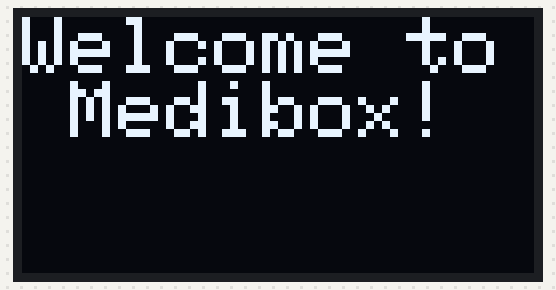
A program run on a simulated ESP32. Parts: 128×64 one-colour display. The display library's start-up logo is not drawn.

Above: at 2.1 s.

The program:

main.cpp
```cpp
#include <Wire.h>
#include <Adafruit_GFX.h>
#include <Adafruit_SSD1306.h>

//Define OLED parameters
#define SCREEN_WIDTH 128
#define SCREEN_HEIGHT 64
#define OLED_RESET -1
#define SCREEN_ADDRESS 0x3C

// Declare objects
Adafruit_SSD1306 display(SCREEN_WIDTH, SCREEN_HEIGHT, &Wire, OLED_RESET);


void setup() {
  // put your setup code here, to run once:
  Serial.begin(9600);

  if(!display.begin(SSD1306_SWITCHCAPVCC, SCREEN_ADDRESS)){
    Serial.println(F("SSD1306 allocation failed"));
    for(;;);
  }

  display.display();
  delay(2000);

  display.clearDisplay();
  print_line();

}

void loop() {
  // put your main code here, to run repeatedly:
  delay(10); // this speeds up the simulation
}

void print_line(void){
  display.clearDisplay();
  display.setTextSize(2);
  display.setTextColor(SSD1306_WHITE);
  display.setCursor(0, 0);
  display.println(F("Welcome to Medibox!"));

  display.display();
  delay(2000);

}
```
